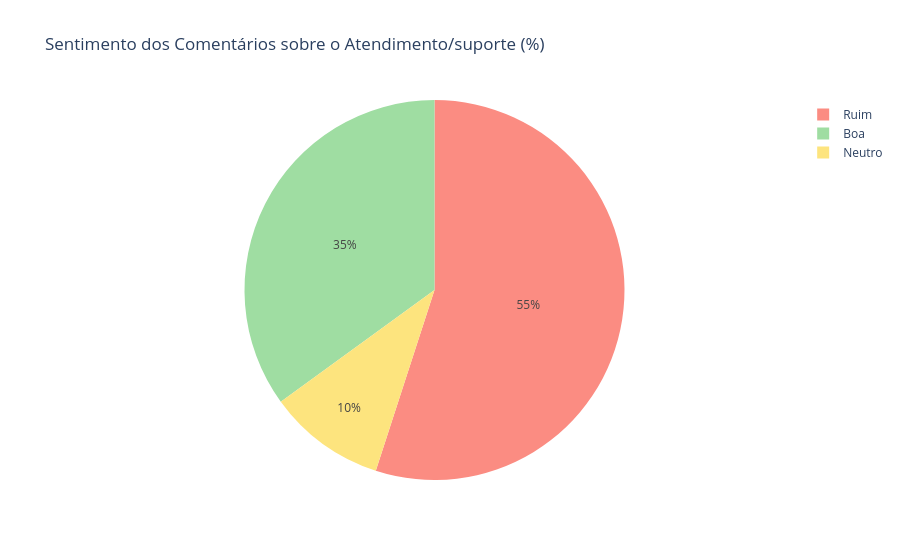

The notebook cell saved with this chart:
### Code cell
atendimento = df[df['Comentário'].str.contains("atendimento|contato|suporte|ligar")]

atendimento_category = atendimento['category'].value_counts().reset_index()

fig = px.pie(atendimento_category, values='count', names='category',title="Sentimento dos Comentários sobre o Atendimento/suporte (%)",color_discrete_sequence=["#FB8C82", "#9FDDA2", "#FDE47E"])
fig.update_traces(textposition='inside')
fig.update_layout(uniformtext_minsize=12, uniformtext_mode='hide')
fig.show()

### Figure 1 — Plotly figure (JSON) as saved in the notebook; plotly's stock layout.template omitted (floating-point values rounded to 4 significant figures)
{"data": [{"domain": {"x": [0, 1], "y": [0, 1]}, "hovertemplate": "category=%{label}<br>count=%{value}<extra></extra>", "labels": ["Ruim", "Boa", "Neutro"], "legendgroup": "", "name": "", "showlegend": true, "textposition": "inside", "type": "pie", "values": [22, 14, 4]}], "layout": {"legend": {"tracegroupgap": 0}, "piecolorway": ["#FB8C82", "#9FDDA2", "#FDE47E"], "title": {"text": "Sentimento dos Comentários sobre o Atendimento/suporte (%)"}, "uniformtext": {"minsize": 12, "mode": "hide"}}}
